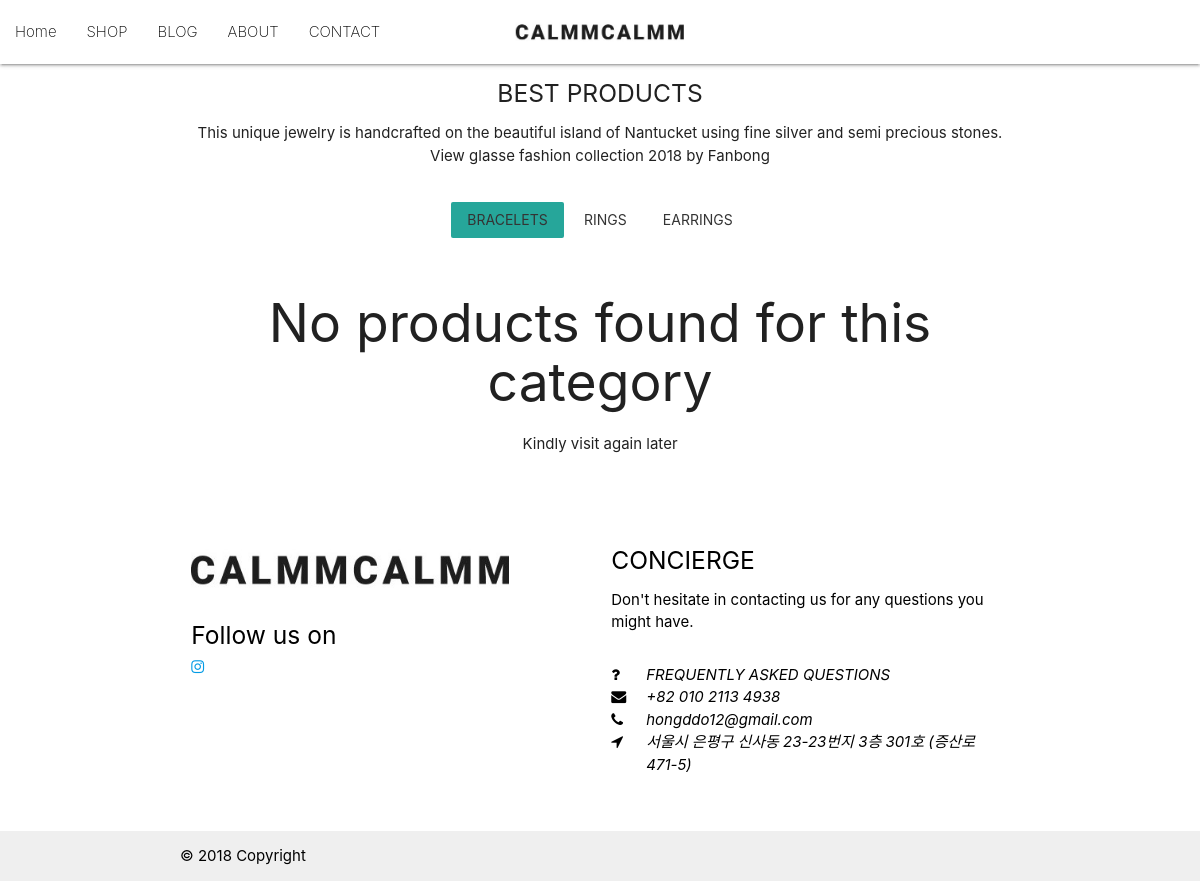
/shop/BRACELETS/, run on the app's committed database.
### home/models.py (models this page shows, shortened)
class Category(models.Model):
    name = models.CharField(max_length=20)

### home/views.py (the view)
# urls.py: url('shop/(?P<name>[\w-]+)/$', home_views.shop_product_category, name='shop_product_category'),
def shop_product_category(request, name=None):
    product_list = Products.objects.filter(posted_on__lte=timezone.now()).order_by('-posted_on')
    cat = Category.objects.all()
    blog = Home_blog.objects.all()
    this_cat = get_object_or_404(cat, name=name)
    posts_cat = Products.objects.filter(category=this_cat.id).filter(posted_on__lte=timezone.now()).order_by('-posted_on')
    context = {
        'product_list': posts_cat,
        'cat': cat,
        'blog': blog,
        'current_category': name,
    }
    return render(request, 'home/shop.html', context)

### templates/home/shop.html (shortened to what this page needs)
{% extends 'base.html' %}
{% load staticfiles %}
{% block content %}
<div class="row container">
    <div class="col s12">
        <h5 class="center">BEST PRODUCTS</h5>
        <p class="center">This unique jewelry is handcrafted on the beautiful island of Nantucket using fine silver and semi precious stones.
            View glasse fashion collection 2018 by Fanbong</p>
    </div>
</div>
<div class="row container">
    <div class="col s12 center">
        {% if cat %}
        {% for obj in cat %}
        <a href="{% url 'shop_product_category' name=obj.name %}" class="{% if current_category == obj.name %} active {% endif %} waves-effect waves-teal btn-flat">{{obj.name}}</a>
        {% endfor %}
        {% else %}
        <p class="center">No categories</p>
        {% endif %}
    </div>
</div>
<div class="row container">
    <div class="col s12">
        <div class="row">
            {% if product_list %}
            {% for obj in product_list %}
            <div class="col s12 m6 l4">
                <div class="card">
                    <div class="card-image">
                        <img src="{{obj.image.url}}" class="responsive-img materialboxed">
                        <a class="btn-floating halfway-fab waves-effect waves-light red"><i class="material-icons">add_shopping_cart</i></a>
                    </div>
                    <div class="card-content">
                        <p>{{obj.gender_category}}</p>
                    </div>
                    <div class="card-action grey-text">
                        <span class="card-title ">{{obj.title}}</span>
                        <br>
                    </div>
                </div>
            </div>
            {% endfor %}
            {% else %}
            <h2 class="center">No products found for this category</h2>
            <p class="center">Kindly visit again later</p>
            {% endif %}
        </div>
    </div>
</div>
{% endblock content %}

### data on the page
Category: name "BRACELETS"
Category: name "RINGS"
Category: name "EARRINGS"
